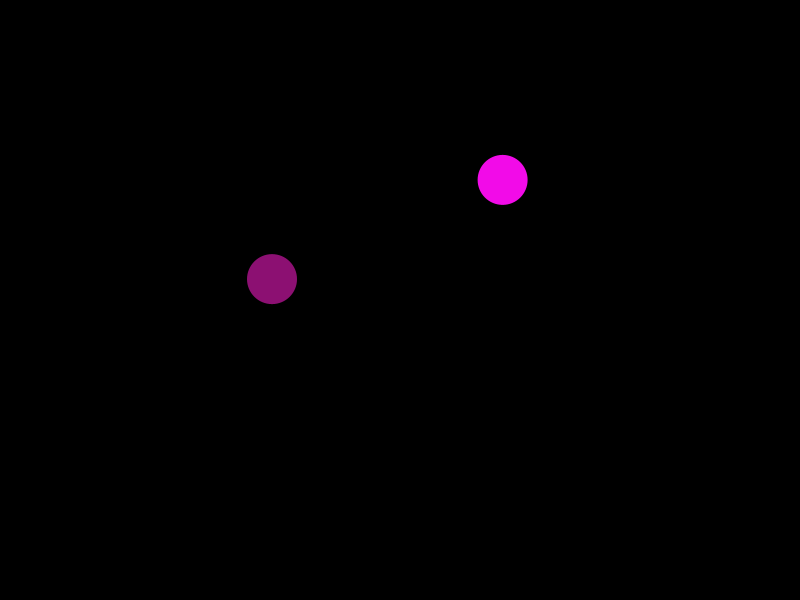
Frame 1 (no input)
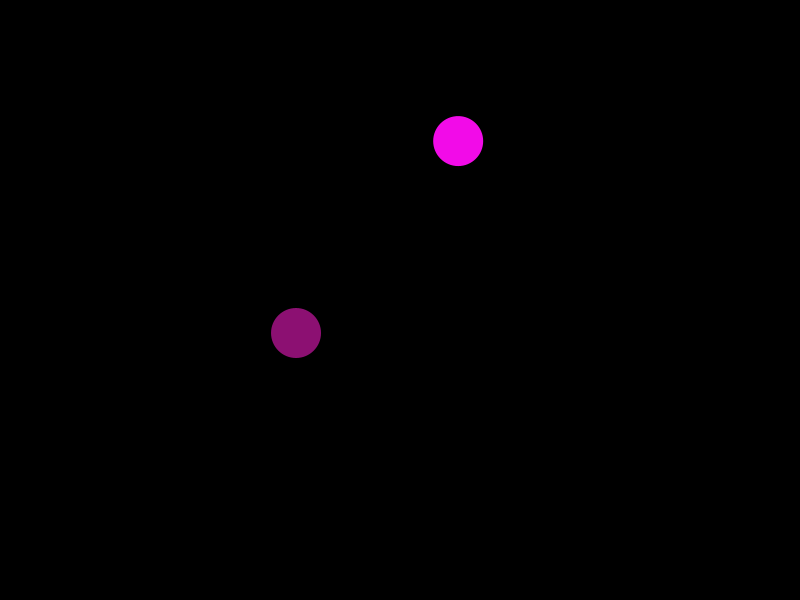
Frame 60 (the mouse pressed at the canvas centre just before this capture)
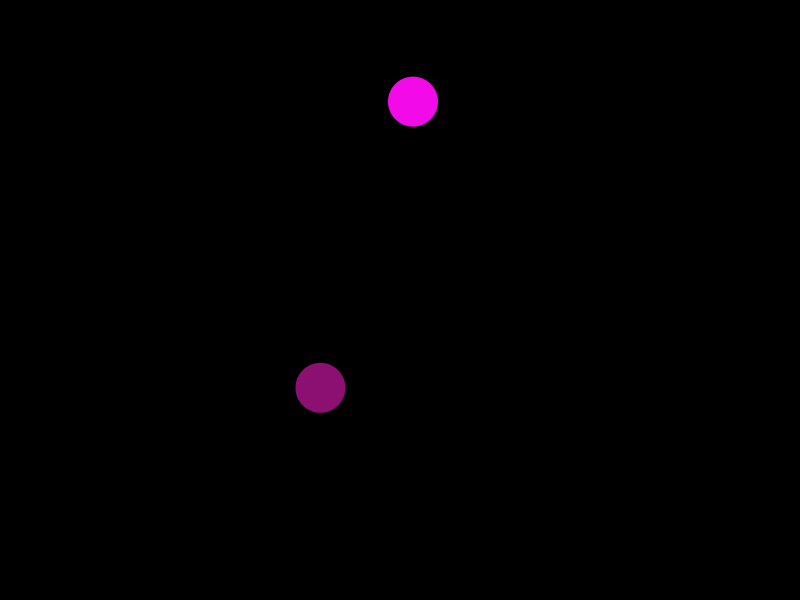
Frame 120 (the mouse held since frame 60 and released just before this capture)

The Processing sketch that drew these frames (run headless with seeded random() and noise(); from frame 60 on, the mouse is pressed at the canvas centre):

// Processing sketch: BouncyBallOOP
// ── BouncyBallOOP.pde
Ball b; //declare a new Ball called b
Ball b2; //declare a new Ball called b2

void setup() {
  size(800,600);
  b = new Ball();//initialize b as a new object of the Ball class
  b2 = new Ball();//initialize b2 as a new object of the Ball class
}

void draw() {
  background(0);
  b.display(); // call b's display() method
  b2.display(); //call b2's display() method
  b.move();
  b2.move();
  
}
// ── Ball.pde
class Ball {
  //declaring all information (fields) contained within the Ball class
  PVector loc, vel;
  int diam;
  color c;

  //this is a constructor. you can have more than one constructor for a given class
  Ball() {
    diam = 50;
    vel = PVector.random2D();
    loc = new PVector(random(diam, width-diam), random(diam, height-diam));
    c = color(random(255), random(50), random(100, 255));
  }

  //after declaring fields and setting up constructors, you can define your methods
  void display() {
    fill(c);
    noStroke();
    ellipse(loc.x, loc.y, diam, diam);
  }
  void move() {
    loc.add(vel);
}
}
